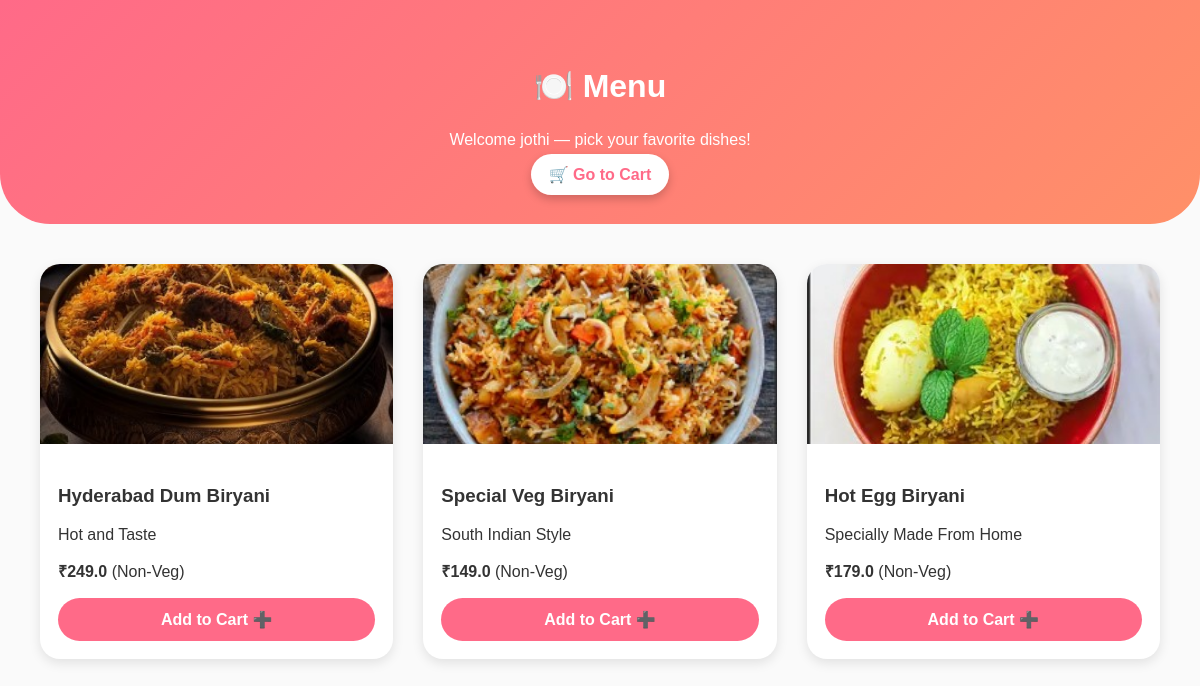
Screenshot of /view_menu/3/jothi/ with the database file from the repository.
### delivery/models.py (models this page shows, shortened)
class Item(models.Model):
    restaurant = models.ForeignKey(Restaurant, on_delete=models.CASCADE, related_name="items")
    name = models.CharField(max_length=50)
    description = models.CharField(max_length=300)
    price = models.FloatField()
    vegeterian = models.BooleanField(default=False)
    image = models.ImageField(upload_to="item_images/", blank=True, null=True)

### delivery/views.py (the view)
# urls.py: path('view_menu/<int:restaurant_id>/<str:username>/', views.view_menu, name='view_menu'),
def view_menu(request, restaurant_id, username):
    restaurant = Restaurant.objects.get(id=restaurant_id)
    items = Item.objects.filter(restaurant=restaurant)
    return render(request, 'delivery/customer_menu.html', {
        "username": username,
        "restaurant": restaurant,
        "itemList": items
    })

### delivery/templates/delivery/customer_menu.html (shortened to what this page needs)
<!DOCTYPE html>
<html lang="en">
{% load static %}
<head>
    <link rel="stylesheet" href="{% static 'css/style.css' %}">
</head>
<body>
    <div class="menu-header">
        <h2>🍽️ Menu</h2>
        <p>Welcome {{ username }} — pick your favorite dishes!</p>
        <a class="cart-button" href="{% url 'show_cart' username %}">🛒 Go to Cart</a>
    </div>
    <div class="menu-grid">
        {% for item in itemList %}
        <div class="menu-card">
            {% if item.image %}
            <img src="{{ item.image.url }}" alt="{{ item.name }}">
                    {% else %}
            <img src="{% static 'images/default_item.jpg' %}" alt="default">
                    {% endif %}
            <div class="menu-info">
                <h3>{{ item.name }}</h3>
                <p>{{ item.description }}</p>
                <p>
                    <strong>₹{{ item.price }}</strong>
                    {% if item.veg %} (Veg) {% else %} (Non-Veg) {% endif %}
                </p>
                <a href="{% url 'add_to_cart' item.id username %}" class="add-btn">Add to Cart ➕</a>
            </div>
        </div>
        {% endfor %}
    </div>
</body>
</html>

### delivery/static/css/style.css (style rules this page uses)
* { box-sizing: border-box; transition: all 0.3s ease-in-out; }
body { margin: 0; padding: 0; font-family: 'Poppins', sans-serif; background-color: #fafafa; color: #333; overflow-x: hidden; }
html { scroll-behavior: smooth; }

### delivery/templates/delivery/customer_menu.html (style rules this page uses)
.menu-header { background: linear-gradient(135deg, #FF6A88, #FF9068); padding: 40px 20px; text-align: center; color: white; border-bottom-left-radius: 50px; border-bottom-right-radius: 50px; }
.menu-header h2 { font-size: 32px; font-weight: bold; }
.cart-button { margin-top: 15px; padding: 12px 18px; background: white; color: #FF6A88; font-weight: 700; border-radius: 30px; text-decoration: none; box-shadow: 0px 4px 10px rgba(0,0,0,0.2); }
.menu-grid { display: grid; grid-template-columns: repeat(auto-fit, minmax(280px, 1fr)); gap: 30px; padding: 40px; }
.menu-card { background: #ffffff; border-radius: 20px; box-shadow: 0px 4px 12px rgba(0,0,0,0.1); overflow: hidden; transition: 0.3s; }
.menu-card img { width: 100%; height: 180px; object-fit: cover; }
.menu-info { padding: 18px; }
.add-btn { background: #FF6A88; color: white; padding: 12px; border-radius: 30px; text-align: center; display: block; text-decoration: none; font-weight: bold; margin-top: 10px; }

### rows the page displays
Item: image (picture), name "Hyderabad Dum Biryani", description "Hot and Taste", price "249.0"
Item: image (picture), name "Special Veg Biryani", description "South Indian Style", price "149.0"
Item: image (picture), name "Hot Egg Biryani", description "Specially Made From Home", price "179.0"

### other values shown
{{ username }} "jothi"
